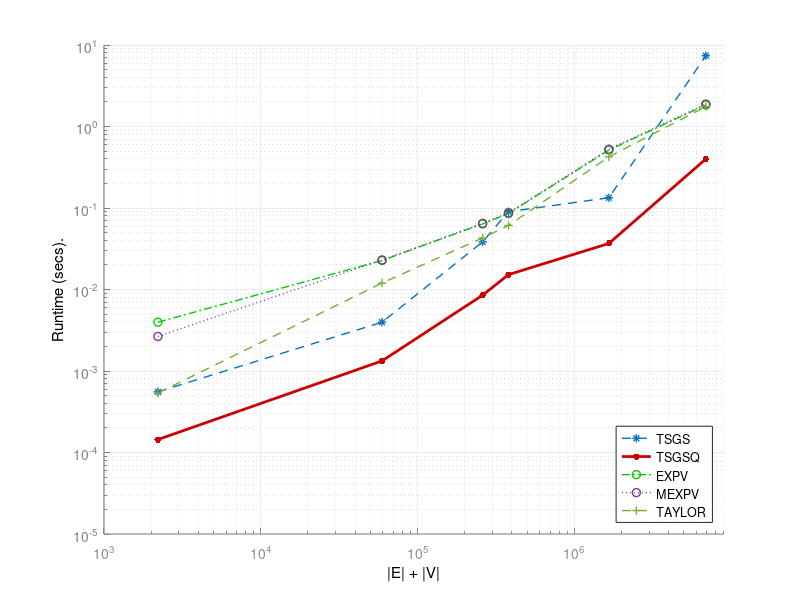

MATLAB code for this plot: (Note: this script raises an error after producing the figure.)
%%
load test_runtime

%%
nmethods = numel(methods);
loglog(record(:,1), record(:,3:(3+nmethods-1)),'.-');
myleg = {};
for i=1:nmethods
    myleg{i} = methods{i}{2};
end
legend(myleg{:},'Location','Northwest');
legend boxoff;

%%
nmethods = numel(methods);
errorbar(record(:,1)*ones(1,nmethods), record(:,3:(3+nmethods-1)), record(:,(2+nmethods+1):end));
set(gca,'XScale','log');
set(gca,'YScale','log');

%%

%%
load test_runtime
record = record([1,5,10,12,15:16],:)
[~,p] = sort(record(:,1)+record(:,2));
nmethods = numel(methods);
h=loglog(record(p,1)+record(p,2), record(p,3:(3+nmethods-1)),'.-');
set(gca,'XScale','log');
set(gca,'YScale','log');
set(gca,'LineWidth',0.8','XColor',0.55*[1,1,1],'YColor',0.5*[1,1,1]);
set(h(1),'Marker','*','LineStyle','--','LineWidth',1);
set(h(2),'LineStyle','-','LineWidth',2,'Color',[0.8,0,0],'MarkerSize',15);
set(h(3),'LineStyle','-.','LineWidth',1,'Marker','o','Color',[0,0.8,0]);
set(h(4),'LineStyle',':','LineWidth',1,'Marker','o');
set(h(5),'LineStyle','--','Marker','+','LineWidth',1);
ylim([1e-5,10]);
xlim([1e3,9e6]);
myleg = {};
for i=1:nmethods
    myleg{i} = methods{i}{2};
end
myleg{5} = 'TAYLOR';
legend(myleg{:},'Location','Southeast');
box off;
grid on;
grid minor;
set(gca,'GridLineStyle','-');
set(gca,'GridLineStyle','-');
xlabel('|E| + |V|','Color','k');
ylabel('Runtime (secs).','Color','k');
set_figure_size([5,2.5]);
print(gcf,'figures/runtime.eps','-depsc2');